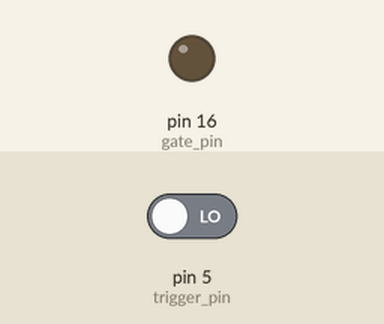
Recording of a sketch running on a simulated Arduino Uno, built with avr-gcc and run on an emulated ATmega328P. On the bench: output pins drawn as LEDs (lit = HIGH). The inputs (shaded band) are chosen by the test bench; at power-on: pin 5 (trigger_pin) LOW.

Above: at 1.2 s.
1.3 s: pin 5 (trigger_pin) driven HIGH
At 1.8 s:
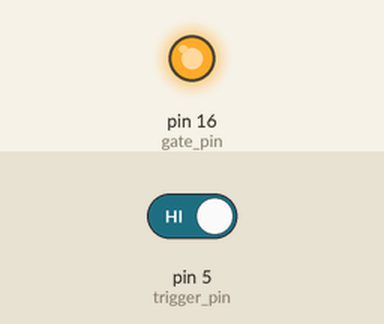
4.3 s: pin 5 (trigger_pin) driven LOW
At 5.5 s:
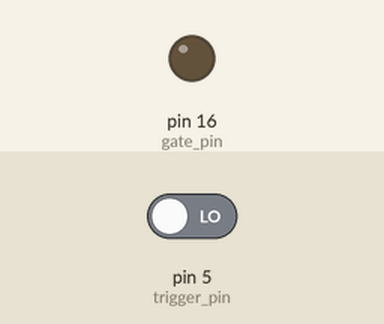
Timing chart, 0 to 7.3 s (numbered marks = the images above; inputs shaded):
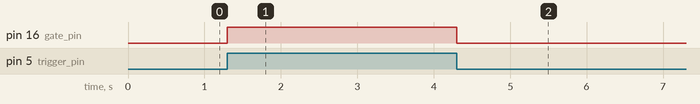

Measured:
- after the input at 1.3 s, pin 16 (gate_pin): LOW → HIGH at once
- after the input at 4.3 s, pin 16 (gate_pin): HIGH → LOW at once

The sketch:

temperatur_monitoring_system.ino
```cpp
const int gate_pin = 16;  // 16 corresponds to GPIO16
const int trigger_pin = 5;


void setup(){
Serial.begin(115200);
pinMode(gate_pin, OUTPUT);
pinMode(trigger_pin, INPUT);
}

void loop(){
  bool state = digitalRead(trigger_pin);
  if(state){
      digitalWrite(gate_pin, HIGH);
      delay(100);
      digitalWrite(gate_pin, LOW);
    }
}
```
